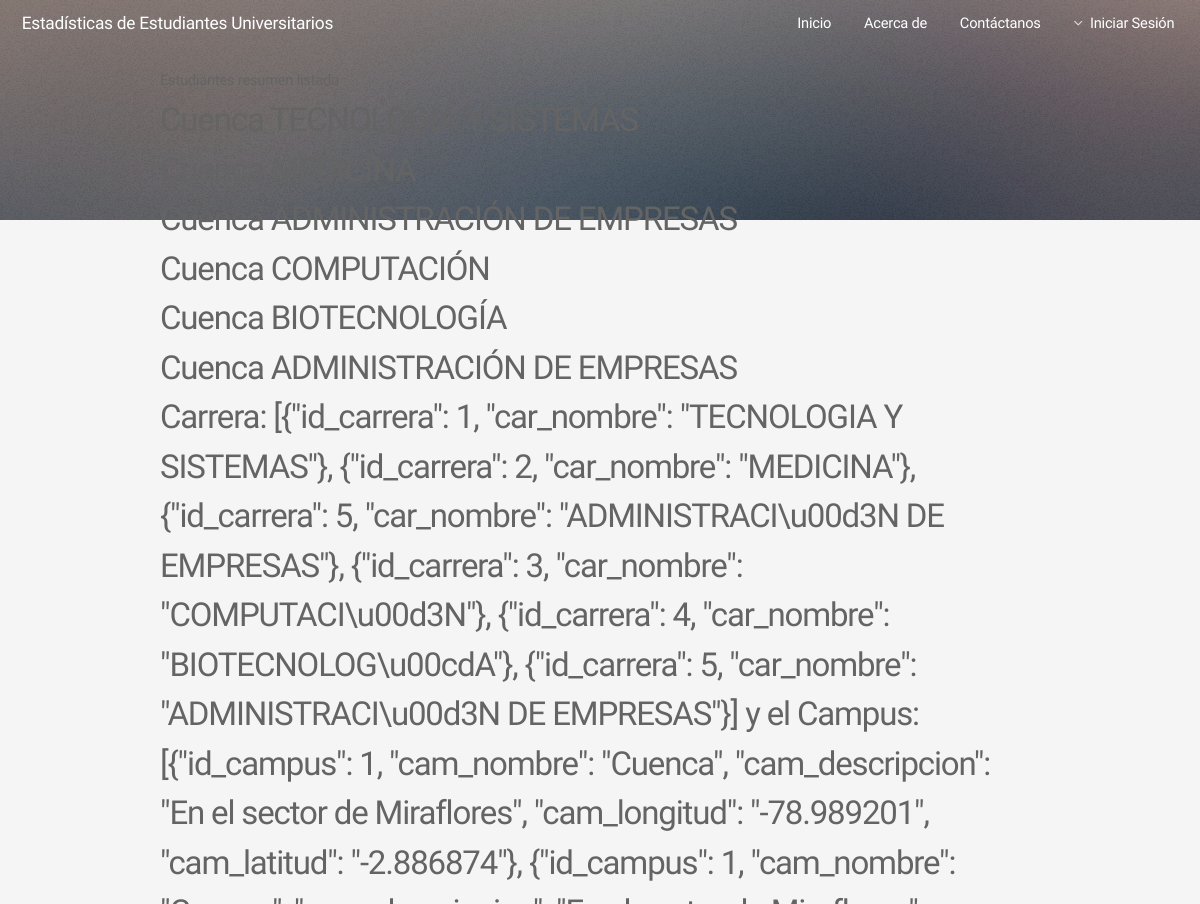
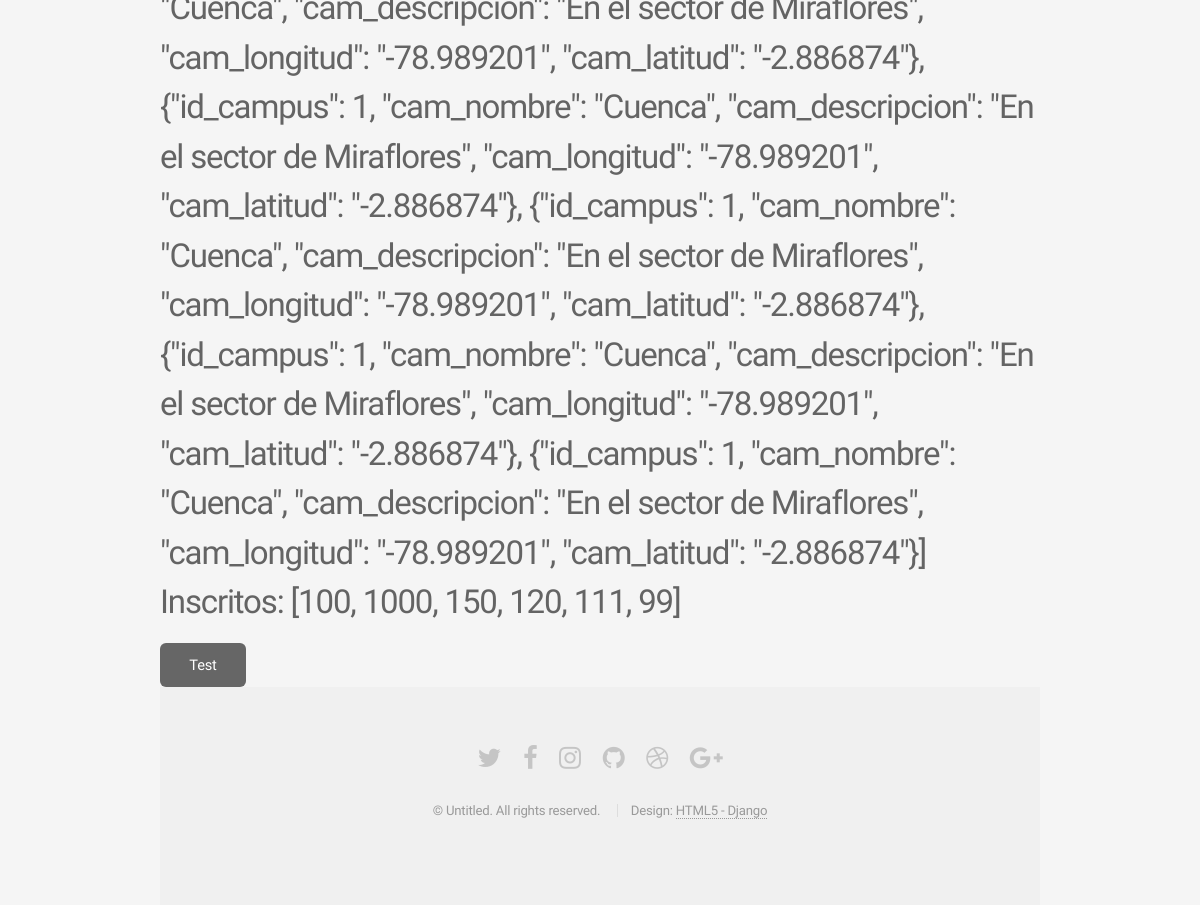
The page /estudiantesresumen-list/ on the database as committed earlier (2 pictures, top to bottom).
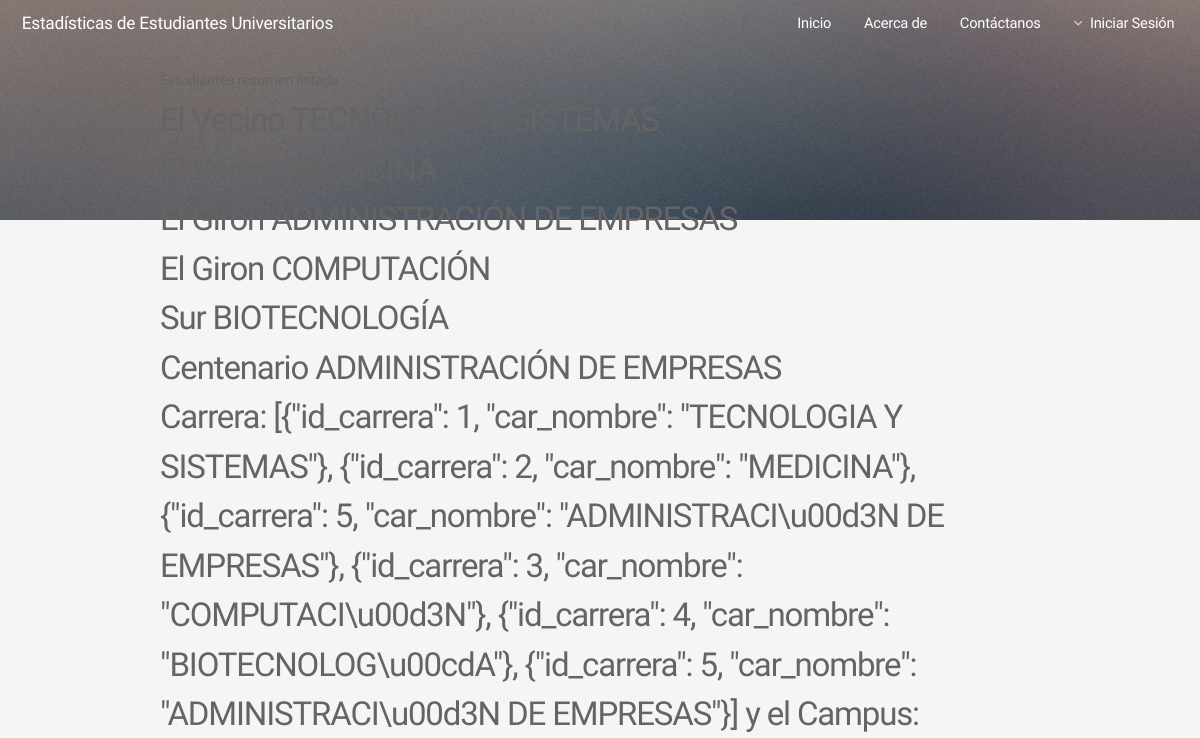
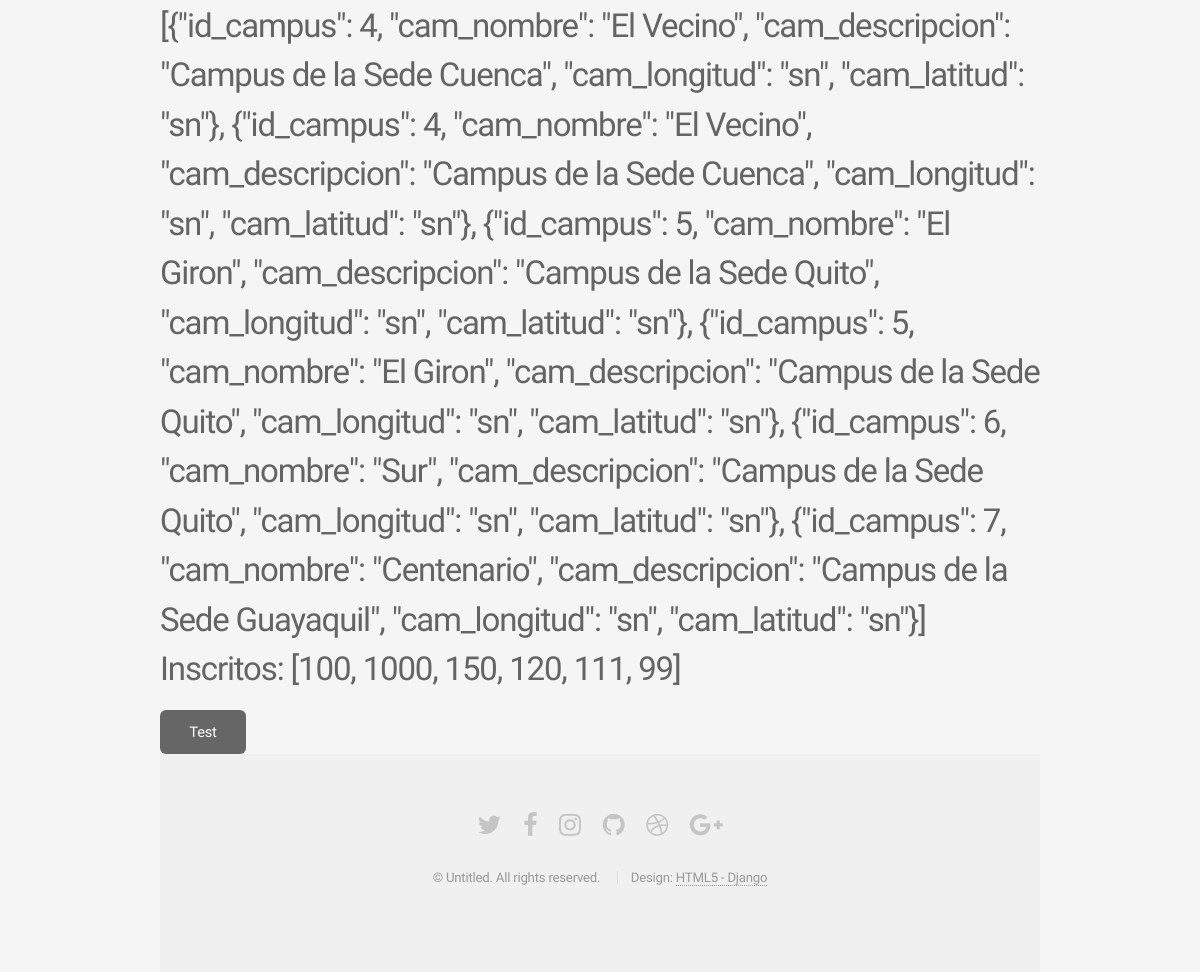
The same page on the database as committed later (2 pictures, top to bottom).
### perfiles/models.py (models this page shows, shortened)
class estudiantesresumen (models.Model):
    id_estudianter = models.AutoField(primary_key=True)
    est_inscritos= models.IntegerField()
    est_prematriculados = models.IntegerField()
    est_matriculados = models.IntegerField()
    id_campus = models.ForeignKey(campus, on_delete=models.CASCADE)
    id_carrera = models.ForeignKey(carreras, on_delete=models.CASCADE)
    id_periodo = models.ForeignKey(periodoslectivos, on_delete=models.CASCADE)

class carreras (models.Model):
    id_carrera = models.AutoField(primary_key=True)
    car_nombre= models.CharField(max_length=50)
    def __str__(self):
        return self.car_nombre

class campus (models.Model):
    id_campus = models.AutoField(primary_key=True)
    cam_nombre= models.CharField(max_length=50)
    cam_descripcion = models.CharField(max_length=50)
    cam_longitud = models.CharField(max_length=50)
    cam_latitud = models.CharField(max_length=50)
    def __str__(self):
        return self.cam_nombre

### perfiles/views.py (the view)
# urls.py: url(r'^estudiantesresumen-list/$',index, name='estudiantesresumen_ver'),
def index(request):
        datos = estudiantesresumen.objects.all()
        inscritos = []
        prematriculados = []
        matriculados=[]
        campus=[]
        carrera=[]
        periodo=[]
        i = 0
        for item in datos:
            inscritos.append(item.est_inscritos)
            prematriculados.append(item.est_prematriculados)
            matriculados.append(item.est_matriculados)
            campus.append(model_to_dict(item.id_campus))
            carrera.append(model_to_dict(item.id_carrera))
            periodo.append(model_to_dict(item.id_periodo))
            i +=1
        inscritos=simplejson.dumps(inscritos)
        prematriculados=simplejson.dumps(prematriculados)
        matriculados=simplejson.dumps(matriculados)
        campus=simplejson.dumps(campus)
        carrera=simplejson.dumps(carrera)
        periodo=simplejson.dumps(periodo)
        context={
            'inscritos':inscritos,
            'prematriculados':prematriculados,
            'matriculados':matriculados,
            'campus':campus,
            'carrera': carrera,
            'periodo': periodo,
            'datos': datos,
            'i':i
        }
        return render_to_response('perfiles/estudiantesresumen_list.html',context)

### perfiles/templates/perfiles/estudiantesresumen_list.html (shortened to what this page needs)
{% extends "base.html" %}
{% block content %}
    <h1>Estudiantes resumen listado</h1>
    <h2>
    {% for test in datos %}
        {{test.id_campus}} {{test.id_carrera}} <br>
    {% endfor %}
    Carrera: {{carrera}}
    y el Campus:
    {{campus}} Inscritos: {{inscritos}}
    </h2>
    <input type="button" onclick="miFuncion();" value="Test">
{% endblock %}

### perfiles/templates/base.html (shortened to what this page needs)
<!DOCTYPE html>
<html>
<head>
    {% load static %}
    <link rel="stylesheet" type="text/css" href={% static "perfiles/assets/css/main.css" %} />
       {% load static %}
    {% load static %}
    {% load static %}
 	 {% load static %}
    {% load static %}
    {% load static %}
    {% load static %}
    {% load static %}
    {% load static %}
    {% load static %}
    {% load static %}
    {% load static %}
    {% load static %}
    {% load static %}
</head>
<body class="landing"  >
 <div id="page-wrapper"  style="height:100%;" >
      {% if user.is_authenticated %}
        <header id="header" class="alt">
            <h1 style="font-family: Source Sans Pro, sans-serif; font-size: 13pt;letter-spacing: -0.015em;"><a href="{% url 'bienvenida' %}">Estadísticas de Estudiantes Universitarios</a></h1>
            <nav id="nav">
                <ul>
                    <li><a href="{% url 'inicio' %}">Inicio</a></li>
                    <li><a href="{% url 'bienvenida' %}">Estadisticas</a></li>
                    <li>
                        <a href="#" class="icon fa-angle-down">Ingreso de Datos</a>
                        <ul>
                            <li><a href="{% url 'campus_crear' %}">de Campus</a></li>
                            <li><a href="{% url 'carreras_crear' %}">de Carreras</a></li>
                            <li><a href="{% url 'periodoslectivos_crear' %}">de Períodos Lectivos</a></li>
                            <li><a href="{% url 'estudiantesresumen_crear' %}">de Resumen Estudiantes</a></li>
                            <li><a href="{% url 'asignaturasresumen_crear' %}">de Resumen Asignaturas</a></li>
                            <!--
									<li>
										<a href="#">Submenu</a>
										<ul>
											<li><a href="#">Option One</a></li>
											<li><a href="#">Option Two</a></li>
											<li><a href="#">Option Three</a></li>
											<li><a href="#">Option Four</a></li>
										</ul>
									</li>
									-->
                        </ul>
                    </li>
                    <li><a href="#">Acerca de</a></li>
                    <li><a href="#">Contáctanos</a></li>
                    <li><a href="{% url 'sign_out' %}" class="button">Cerrar Sesión: {{ user.username }}</a></li>
                </ul>
            </nav>
        </header>
        <section id="banner"></section>
    <!--section id="main" class="container" style="height:100%;">
    <div class="row" style="height:100%;"-->
        <!--/div>
    </section-->
    {% else %}
        <header id="header" class="alt">
            <h1 style="font-family: Source Sans Pro, sans-serif; font-size: 13pt;letter-spacing: -0.015em;"><a href="{% url 'bienvenida' %}">Estadísticas de Estudiantes Universitarios</a></h1>
            <nav id="nav">
                <ul>
                    <li><a href="{% url 'inicio' %}">Inicio</a></li>
                    <li><a href="#">Acerca de</a></li>
                    <li><a href="#">Contáctanos</a></li>
                    <li>
                        <a href="#" class="icon fa-angle-down">Iniciar Sesión</a>
                    </li>
                </ul>
            </nav>
        </header>
       <section id="banner"></section>
       {% endif %}
        <section id="main" class="container"  style="height:100%;"   >
                {% block content %}{% endblock content %}
                <footer id="footer" >
                        <ul class="icons">
                            <li><a href="#" class="icon fa-twitter"><span class="label">Twitter</span></a></li>
                            <li><a href="#" class="icon fa-facebook"><span class="label">Facebook</span></a></li>
                            <li><a href="#" class="icon fa-instagram"><span class="label">Instagram</span></a></li>
                            <li><a href="#" class="icon fa-github"><span class="label">Github</span></a></li>
                            <li><a href="#" class="icon fa-dribbble"><span class="label">Dribbble</span></a></li>
                            <li><a href="#" class="icon fa-google-plus"><span class="label">Google+</span></a></li>
                        </ul>
                        <ul class="copyright">
                            <li>&copy; Untitled. All rights reserved.</li>
                            <li>Design: <a href="#">HTML5 - Django</a></li>
                        </ul>
                    </footer>
        </section>
 </div>
</body>
</html>

### perfiles/templates/base.html (style rules this page uses)
html, body { height: 100%; }

Rows that differ between the two databases and show on the page:
changed estudiantesresumen (number 2 of 5 on the later page): id_campus "Cuenca" → "El Giron"
changed estudiantesresumen "COMPUTACIÓN": id_campus "Cuenca" → "El Giron"
changed estudiantesresumen "BIOTECNOLOGÍA": id_campus "Cuenca" → "Sur"
changed estudiantesresumen: id_campus "Cuenca" → "Centenario"
Other text that changed with them:
{{ campus }}: "[{\"id_campus\": 1, \"cam_nombre\": \"Cuenca\", \"cam_descripcion\": \"En el sector de Miraflores\", \"cam_longitud\": \"-78.989201\", \"cam_latitud\": \"-2.886874\"}, {\"id_campus\": 1, \"cam_nombre\": \"Cuenca\", \"cam_descripcion\": \"En el sector de Miraflores\", \"cam_longitud\": \"-78.989201\", \"cam_latitud\": \"-2.886874\"}, {\"id_campus\": 1, \"cam_nombre\": \"Cuenca\", \"cam_descripcion\": \"En el sector de Miraflores\", \"cam_longitud\": \"-78.989201\", \"cam_latitud\": \"-2.886874\"}, {\"id_campus\": 1, \"cam_nombre\": \"Cuenca\", \"cam_descripcion\": \"En el sector de Miraflores\", \"cam_longitud\": \"-78.989201\", \"cam_latitud\": \"-2.886874\"}, {\"id_campus\": 1, \"cam_nombre\": \"Cuenca\", \"cam_descripcion\": \"En el sector de Miraflores\",…" → "[{\"id_campus\": 4, \"cam_nombre\": \"El Vecino\", \"cam_descripcion\": \"Campus de la Sede Cuenca\", \"cam_longitud\": \"sn\", \"cam_latitud\": \"sn\"}, {\"id_campus\": 4, \"cam_nombre\": \"El Vecino\", \"cam_descripcion\": \"Campus de la Sede Cuenca\", \"cam_longitud\": \"sn\", \"cam_latitud\": \"sn\"}, {\"id_campus\": 5, \"cam_nombre\": \"El Giron\", \"cam_descripcion\": \"Campus de la Sede Quito\", \"cam_longitud\": \"sn\", \"cam_latitud\": \"sn\"}, {\"id_campus\": 5, \"cam_nombre\": \"El Giron\", \"cam_descripcion\": \"Campus de la Sede Quito\", \"cam_longitud\": \"sn\", \"cam_latitud\": \"sn\"}, {\"id_campus\": 6, \"cam_nombre\": \"Sur\", \"cam_descripcion\": \"Campus de la Sede Quito\", \"cam_longitud\": \"sn\", \"cam_latitud\": \"sn\"}, {\"id_campus\": 7, \"cam_nombre\":…"
